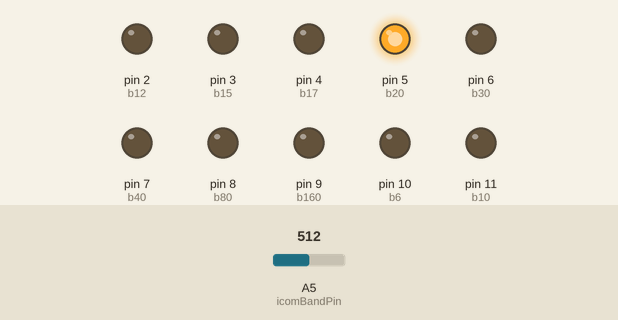
Bench run of a sketch on a simulated Arduino Uno, built with avr-gcc and run on an emulated ATmega328P. On the bench: output pins drawn as LEDs (lit = HIGH). The test bench sets the inputs (shaded band); at power-on: A5 (icomBandPin) = 512.

Above: at 1.2 s.
1.3 s: A5 (icomBandPin) set to 595
2.8 s: A5 (icomBandPin) set to 618
At 4.0 s:
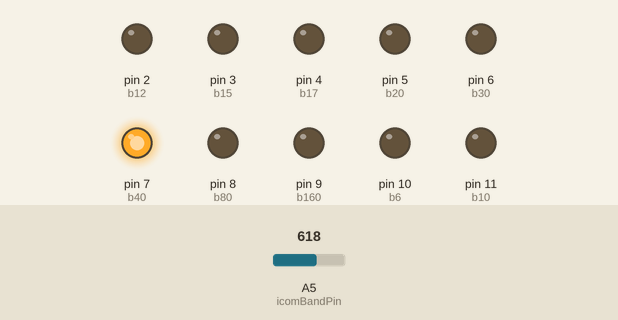
4.3 s: A5 (icomBandPin) set to 699
5.8 s: A5 (icomBandPin) set to 734
At 6.6 s:
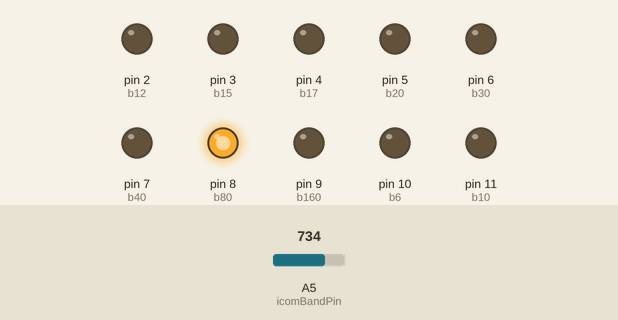
7.3 s: A5 (icomBandPin) set to 850
8.8 s: A5 (icomBandPin) set to 873
At 9.7 s:
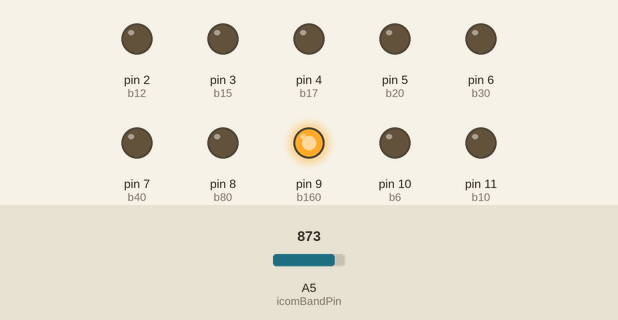
Timing chart, 0 to 11.3 s (numbered marks = the images above; inputs shaded):
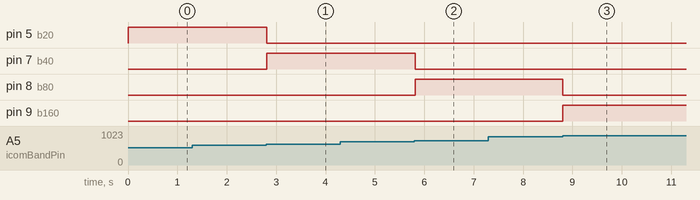

Measured:
- the behaviour switches between 604 and 605 on A5 (icomBandPin) (found by bisection; images 0 and 1)
- the behaviour switches between 716 and 717 on A5 (icomBandPin) (found by bisection; images 1 and 2)
- the behaviour switches between 860 and 861 on A5 (icomBandPin) (found by bisection; images 2 and 3)
- after the input at 1.3 s, every drawn part: stays the same
- after the input at 2.8 s, pin 5 (b20): HIGH → LOW at once; pin 7 (b40): LOW → HIGH at once
- after the input at 4.3 s, every drawn part: stays the same
- after the input at 5.8 s, pin 7 (b40): HIGH → LOW at once; pin 8 (b80): LOW → HIGH at once
- after the input at 7.3 s, every drawn part: stays the same
- after the input at 8.8 s, pin 8 (b80): HIGH → LOW at once; pin 9 (b160): LOW → HIGH at once

The sketch:

icom_band_decoder.ino
```cpp
// (licence header left out)
int icomBandPin = 5;    // select the input where is icom voltage output connected
int sensedVoltage=0;
float calculatedVoltage=0;
int band=0;
int counter =0;
int previousValue=0;

int b160 = 9;

int b80 = 8;

int b40 = 7;

int b30 = 6;

int b20 = 5;

int b17 = 4;

int b15 = 3;

int b12 = 2;

int b10 = 11;

int b6 = 10;


 void setup() {
  pinMode(b160, OUTPUT);

  pinMode(b80, OUTPUT);

  pinMode(b40, OUTPUT);

  pinMode(b30, OUTPUT);

  pinMode(b20, OUTPUT);

  pinMode(b17, OUTPUT);

  pinMode(b15, OUTPUT);

  pinMode(b12, OUTPUT);

  pinMode(b10, OUTPUT);

  pinMode(b6, OUTPUT);
 }
 void loop() {
   // read the value from the sensor:
   sensedVoltage = analogRead(icomBandPin);


   // measure voltage 5 times
   if (counter==5) {

   calculatedVoltage = float(sensedVoltage)*5/1024;

   setBand(calculatedVoltage);

   delay (20);

 } else {
   if (abs(previousValue-sensedVoltage)>10) {
    //means change or spurious number
     previousValue=sensedVoltage;
   } else {
     counter++;
     previousValue=sensedVoltage;
   }


 }

}

int  setBand(float voltage) {
   int band=0;


if (voltage>4.20 && voltage<4.68) {
 band=160;
  digitalWrite(b160, HIGH);
  digitalWrite(b80, LOW);
  digitalWrite(b40, LOW);
  digitalWrite(b30, LOW);
  digitalWrite(b20, LOW);
  digitalWrite(b17, LOW);
  digitalWrite(b15, LOW);
  digitalWrite(b12, LOW);
  digitalWrite(b10, LOW);
  digitalWrite(b6, LOW);

} else if (voltage>3.50 && voltage<4.20) {
 band=80;
  digitalWrite(b80, HIGH);
  digitalWrite(b160, LOW);
  digitalWrite(b40, LOW);
  digitalWrite(b30, LOW);
  digitalWrite(b20, LOW);
  digitalWrite(b17, LOW);
  digitalWrite(b15, LOW);
  digitalWrite(b12, LOW);
  digitalWrite(b10, LOW);
  digitalWrite(b6, LOW);


} else if (voltage>=2.95 && voltage<3.50) {
  band=40;
  digitalWrite(b40, HIGH);
  digitalWrite(b80, LOW);
  digitalWrite(b160, LOW);
  digitalWrite(b30, LOW);
  digitalWrite(b20, LOW);
  digitalWrite(b17, LOW);
  digitalWrite(b15, LOW);
  digitalWrite(b12, LOW);
  digitalWrite(b10, LOW);
  digitalWrite(b6, LOW);
} else if(voltage>=2.30 && voltage<2.95) {
  band=20;
  digitalWrite(b20, HIGH);
  digitalWrite(b80, LOW);
  digitalWrite(b40, LOW);
  digitalWrite(b30, LOW);
  digitalWrite(b160, LOW);
  digitalWrite(b17, LOW);
  digitalWrite(b15, LOW);
  digitalWrite(b12, LOW);
  digitalWrite(b10, LOW);
  digitalWrite(b6, LOW);

} else if (voltage>=1.70 && voltage<2.30) {
  band=15;
  digitalWrite(b15, HIGH);
  digitalWrite(b80, LOW);
  digitalWrite(b40, LOW);
  digitalWrite(b30, LOW);
  digitalWrite(b20, LOW);
  digitalWrite(b17, LOW);
  digitalWrite(b160, LOW);
  digitalWrite(b12, LOW);
  digitalWrite(b10, LOW);
  digitalWrite(b6, LOW);

} else if (voltage>=1.2 && voltage<1.7) {
  band=10;
  digitalWrite(b10, HIGH);
  digitalWrite(b80, LOW);
  digitalWrite(b40, LOW);
  digitalWrite(b30, LOW);
  digitalWrite(b20, LOW);
  digitalWrite(b17, LOW);
  digitalWrite(b15, LOW);
  digitalWrite(b12, LOW);
  digitalWrite(b160, LOW);
  digitalWrite(b6, LOW);

} else if (voltage>=0.75 && voltage<1.2) {
  band=6;
  digitalWrite(b6, HIGH);
  digitalWrite(b80, LOW);
  digitalWrite(b40, LOW);
  digitalWrite(b30, LOW);
  digitalWrite(b20, LOW);
  digitalWrite(b17, LOW);
  digitalWrite(b15, LOW);
  digitalWrite(b12, LOW);
  digitalWrite(b10, LOW);
  digitalWrite(b160, LOW);
} else if (voltage  <0.75) {
  band=30;
  digitalWrite(b30, HIGH);
  digitalWrite(b80, LOW);
  digitalWrite(b40, LOW);
  digitalWrite(b160, LOW);
  digitalWrite(b20, LOW);
  digitalWrite(b17, LOW);
  digitalWrite(b15, LOW);
  digitalWrite(b12, LOW);
  digitalWrite(b10, LOW);
  digitalWrite(b6, LOW);
}
 return band;

}
```
